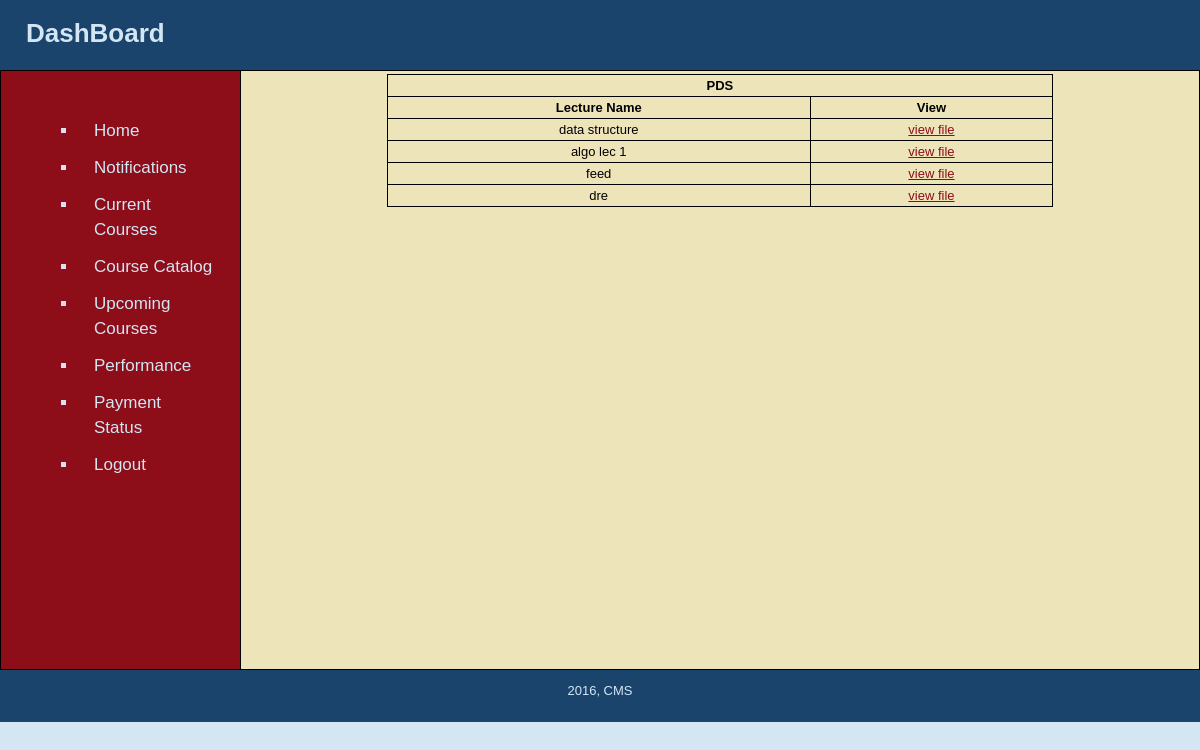
Page /view_lecture.php?courseid=2 on the committed database.
### tables this page shows
CREATE TABLE IF NOT EXISTS `course` (
`Course_id` int(11) NOT NULL,
  `Course_name` varchar(255) DEFAULT NULL,
  `Start_date` date DEFAULT NULL,
  `Duration` varchar(30) DEFAULT NULL,
  `Department` varchar(255) DEFAULT NULL,
  `End_date` date NOT NULL,
  `File` varchar(255) NOT NULL
);

CREATE TABLE IF NOT EXISTS `lecture_file` (
`Lec_id` int(11) NOT NULL,
  `file` varchar(255) DEFAULT NULL,
  `Lec_name` varchar(255) DEFAULT NULL,
  `type` varchar(10) NOT NULL,
  `size` int(11) NOT NULL
);

### view_lecture.php (the view, shortened to what this page needs)
<?php include("includes/student_dashboard_up.php"); ?>
<td>
    <table  align="center" >
    <tr>
    <th colspan="2" >
        <?php
            $course_id = $_GET['courseid'];
            $sql = "SELECT Course_name FROM course WHERE Course_id='$course_id' ";
            $res=mysql_query($sql);
            $res=mysql_fetch_array($res);
            echo "<strong>".$res['Course_name']."</strong>";
        ?>
    </th>
    </tr>
    <tr>
    <td align="center" ><strong>Lecture Name</strong></td>
    <td align="center" ><strong>View</strong></td>
    </tr>
    <?php
    $sql="SELECT lecture_file.Lec_id as Lec_id,file,Lec_name FROM contain_lecture,lecture_file where Course_id = '$course_id' and contain_lecture.Lec_id=lecture_file.Lec_id ";
    $result_set=mysql_query($sql);
    while($row=mysql_fetch_array($result_set))
    {
        ?>
        <tr>
        <td align="center" ><?php echo $row['Lec_name'] ?></td>
        <td align="center" ><a href="uploads2/<?php echo $row['file'] ?>" target="_blank">view file</a></td>
        </tr>
        <?php
    }
    ?>
    </table>
</td>
<?php include("includes/student_dashboard_down.php"); ?>

### stylesheets/public.css (style rules this page uses)
html { height: 100%; width: 100%; }
body { width: 100%; height: 100%; margin: 0px; padding: 0px; border: 0px; font-family: Verdana, Arial, Helvetica, sans-serif; background: #D4E6F4; font-size: 13px; line-height: 15px; }
table, tr, td { border-collapse: collapse; vertical-align: top; font-size: 13px; line-height: 15px; }
th,td { padding: 3px; }
a { color: #8D0D19; }

### view_lecture.php (style rules this page uses)
table, td, th { border: 1px solid black; }
table { width: 70%; }

### rows in the picture
course: Course_name "PDS"
lecture_file: Lec_name "data structure"
lecture_file: Lec_name "algo lec 1"
lecture_file: Lec_name "feed"
lecture_file: Lec_name "dre"
